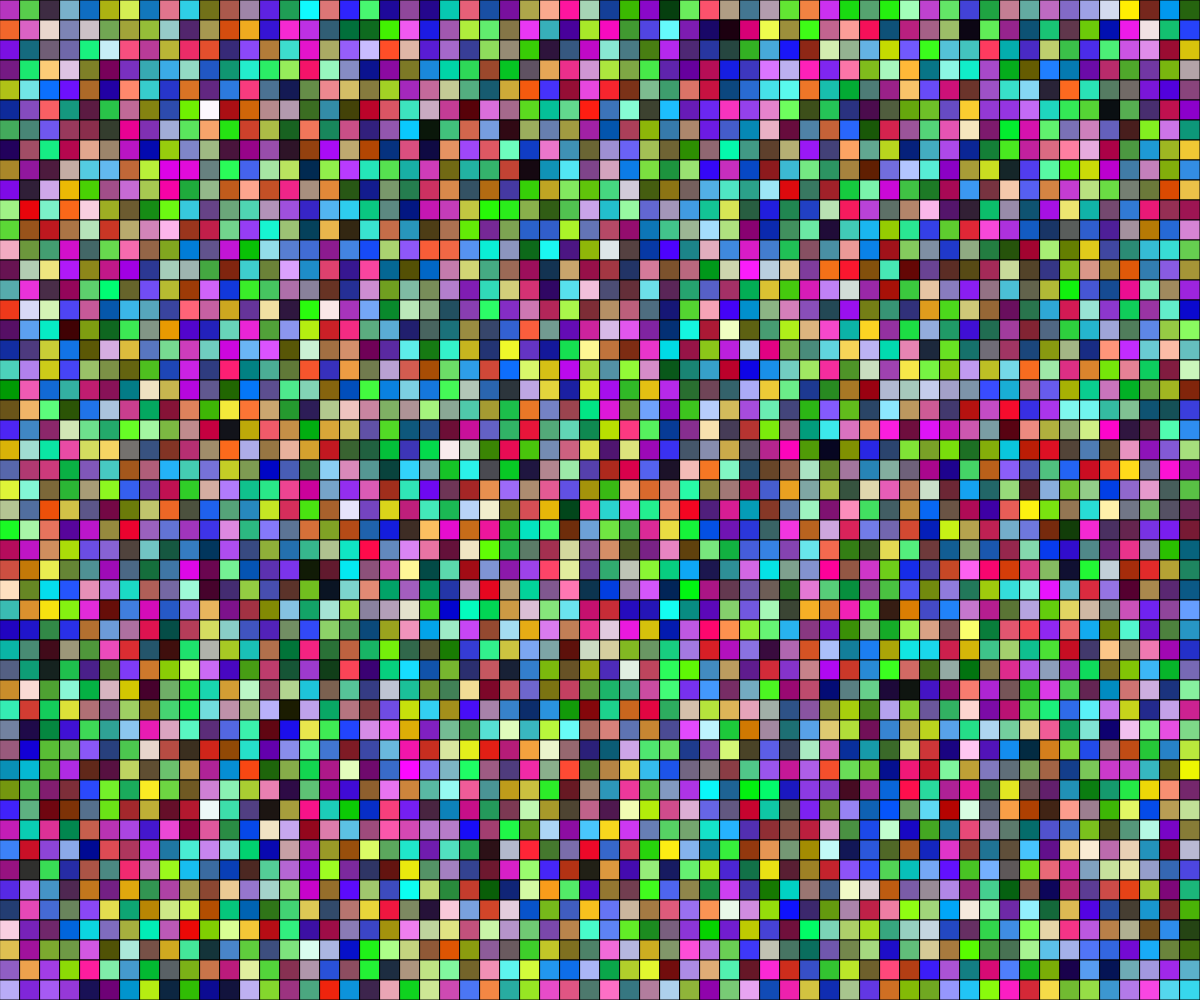
Frame 1 (no input)
Frame 60 (no input): identical to frame 1, image omitted
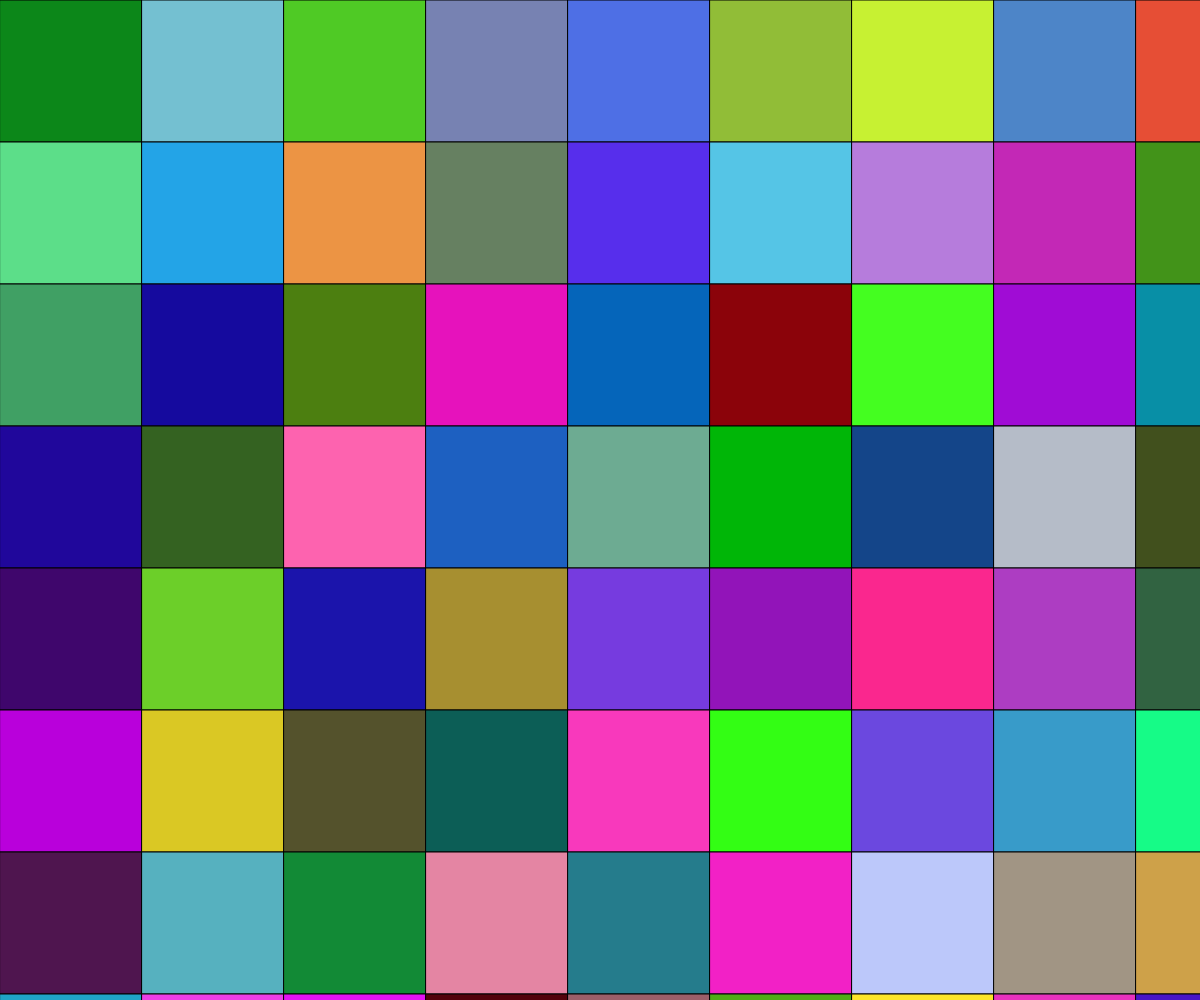
Frame 120 (the mouse pressed at the canvas centre since frame 60)

The p5.js sketch that drew these frames (run headless with seeded random() and noise() and a simulated clock; from frame 60 on, the mouse is pressed at the canvas centre):

// p5.js sketch
// ── sketch.js
// Multi-coloured Grid
// Matiachuk, Skyler
// Date
//
// Extra for Experts:
// - describe what you did to take this project "above and beyond"

//Global Variables
let rectSize =20; //Rectangle size

function setup() {
  createCanvas(windowWidth, windowHeight);
  document.addEventListener("contextmenu", event => event.preventDefault())
  grid();
}
function draw() {
  mousePressed();
}
function grid(){
  for(let y=0;y<height;y+=rectSize){    //
    for(let x=0;x<width;x+=rectSize){
      fill(random(255),random(255),random(255));    //Fills rectangles to random colours
      rect(x,y,rectSize,rectSize);    //Draws all rectangles
    }
  }
}
function mousePressed(){
  print(mouseButton);
  if (mouseIsPressed===true){   //This allows the loop to stop as the mouse buttons have to be clicked to change size
    if (mouseButton===LEFT){    //Left click
      rectSize+=2;    //Increases rectangle size
      grid();   //Redraws the grid to the larger rectangles
    }
    if(mouseButton===RIGHT){    //Right click
      rectSize-=2;    //Decreases rectangle size
      grid();
    }
  return false; //overide default behaviour
    }
}
function keyPressed(){
  if(keyIsPressed===true){
    if(keyCode===ENTER){
      grid();
    }
  }
}
